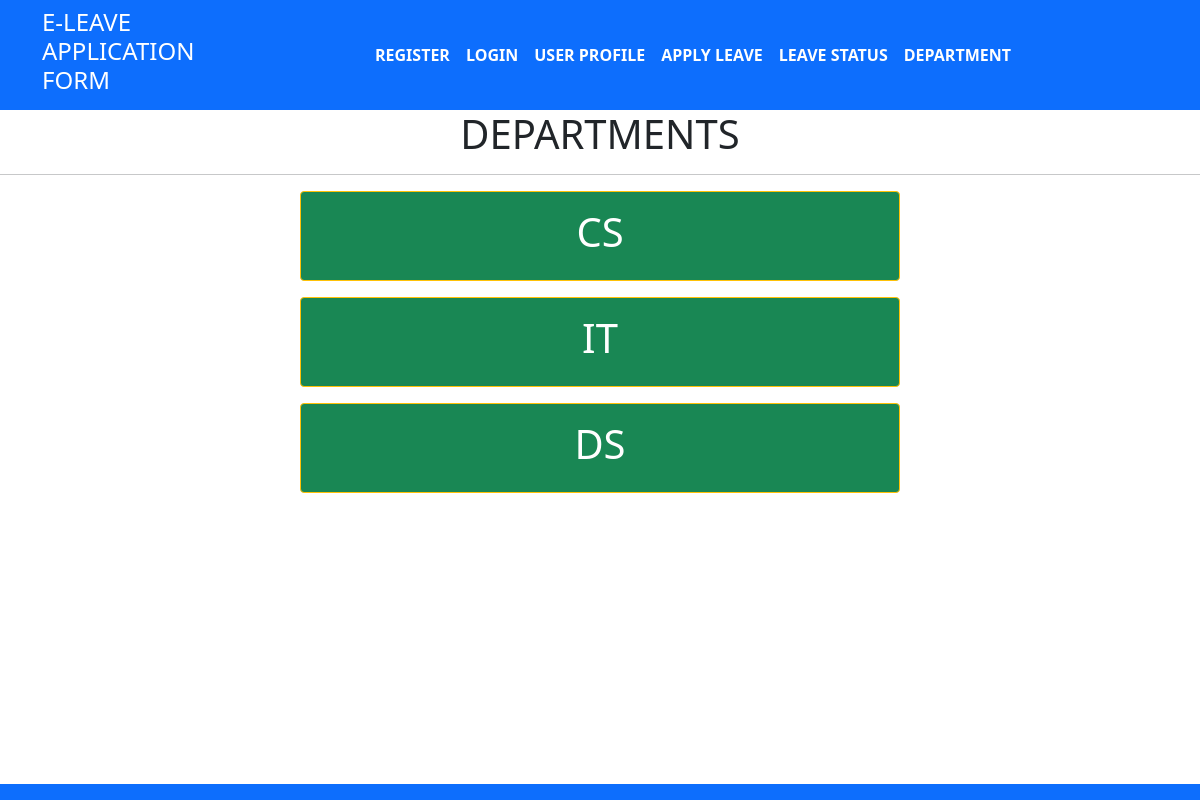
Screenshot of /department with the database file from the repository.
### home/models.py (models this page shows, shortened)
class department(models.Model):
    dep_name= models.CharField(max_length=100)

### home/views.py (the view)
# urls.py: path('department',views.departmentname,name='department'),
def departmentname(request):
    dict_dept={
        'dept': department.objects.all()
    }
    return render(request,'department.html',dict_dept)

### templates/department.html (shortened to what this page needs)
{% extends 'base.html'%}
{% block content %}
<h1 class="text-center">DEPARTMENTS</h1>
<hr>
{% for d in dept %}
<div class="mx-auto w-50 bg-success text-center text-white p-3 my-3 border border-warning rounded">
    <h1>{{d.dep_name}}</h1>
</div>
{% endfor %}
{% endblock %}

### rows the page displays
department: dep_name "CS"
department: dep_name "IT"
department: dep_name "DS"
